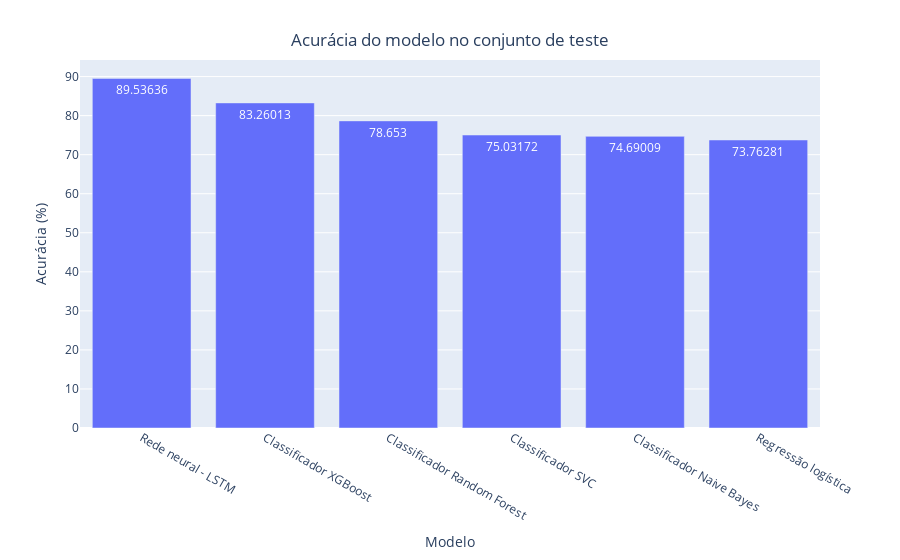

The notebook cell saved with this chart:
### Code cell
x = px.bar(results, y = 'Acurácia', text_auto = True)
x.update_xaxes(title = 'Modelo', categoryorder = 'total descending')
x.update_yaxes(title = 'Acurácia (%)')
x.update_layout(showlegend = True,
  title = {
    'text': 'Acurácia do modelo no conjunto de teste',
    'y': 0.94,
    'x': 0.5,
    'xanchor': 'center',
    'yanchor': 'top'
  })        

x.show()

### Figure 1 — Plotly figure (JSON) as saved in the notebook; plotly's stock layout.template omitted (floating-point values rounded to 4 significant figures)
{"data": [{"alignmentgroup": "True", "hovertemplate": "index=%{x}<br>Acurácia=%{y}<extra></extra>", "legendgroup": "", "marker": {"color": "#636efa", "pattern": {"shape": ""}}, "name": "", "offsetgroup": "", "orientation": "v", "showlegend": false, "textposition": "auto", "texttemplate": "%{y}", "type": "bar", "x": ["Rede neural - LSTM", "Regressão logística", "Classificador Naive Bayes", "Classificador SVC", "Classificador Random Forest", "Classificador XGBoost"], "xaxis": "x", "y": [89.54, 73.76, 74.69, 75.03, 78.65, 83.26], "yaxis": "y"}], "layout": {"barmode": "relative", "legend": {"tracegroupgap": 0}, "margin": {"t": 60}, "showlegend": true, "title": {"text": "Acurácia do modelo no conjunto de teste", "x": 0.5, "xanchor": "center", "y": 0.94, "yanchor": "top"}, "xaxis": {"anchor": "y", "categoryorder": "total descending", "domain": [0, 1], "title": {"text": "Modelo"}}, "yaxis": {"anchor": "x", "domain": [0, 1], "title": {"text": "Acurácia (%)"}}}}
